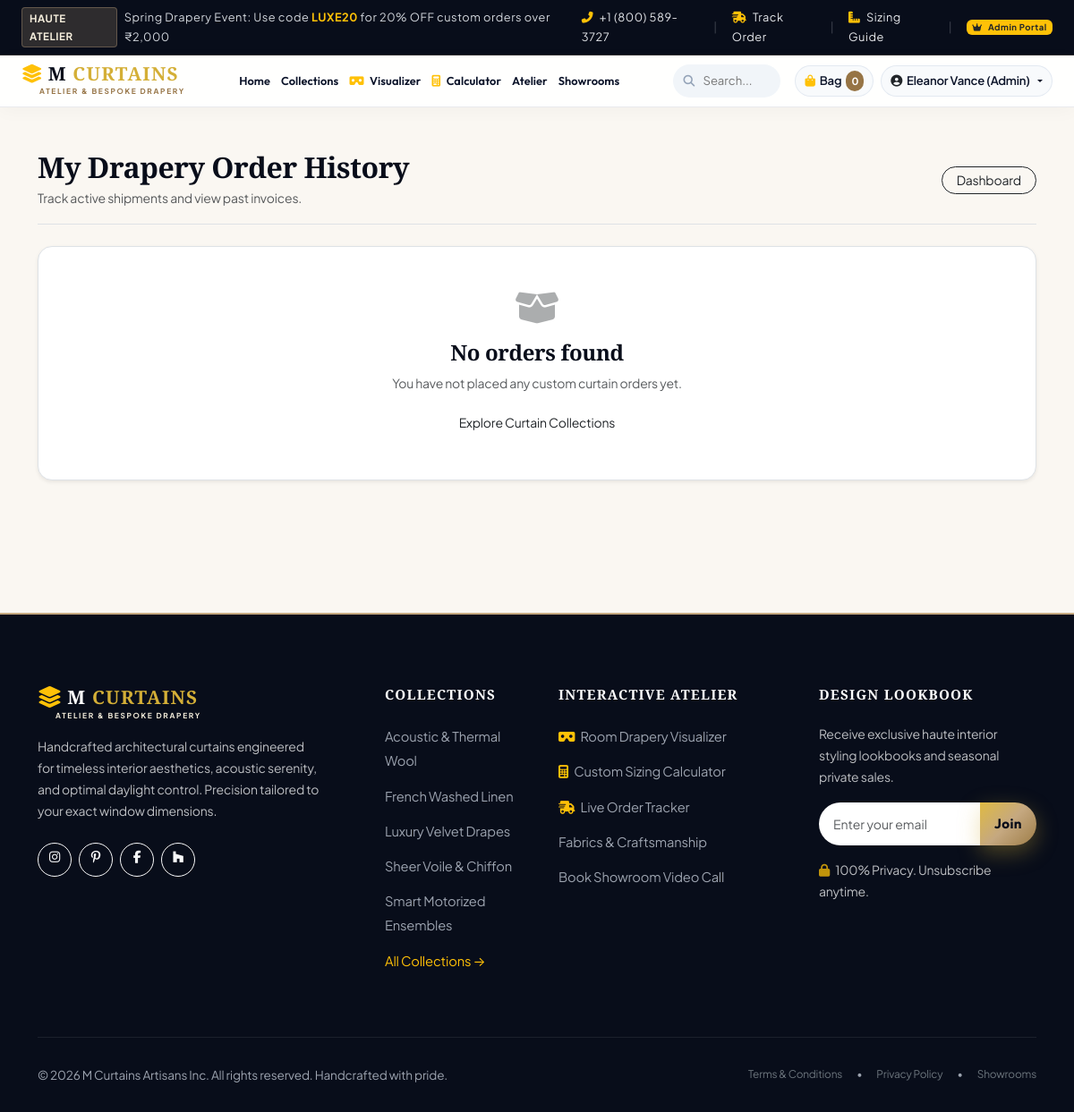
The page /orders/history/ (signed in) on the database its author committed.
### apps/user_app/models.py (models this page shows, shortened)
class Category(models.Model):
    name = models.CharField(max_length=100, unique=True)
    slug = models.SlugField(max_length=120, unique=True, blank=True)
    description = models.TextField(blank=True)
    image = models.FileField(upload_to='categories/', blank=True, null=True)
    image_url = models.URLField(max_length=500, blank=True, help_text="Direct URL fallback for category banner")
    is_featured = models.BooleanField(default=False)
    created_at = models.DateTimeField(auto_now_add=True)
    class Meta:
        verbose_name_plural = 'Categories'
        ordering = ['name']

### apps/user_app/views.py (the view)
# urls.py: path('orders/history/', views.order_history_view, name='order_history'),
@login_required
def order_history_view(request):
    orders = Order.objects.filter(user=request.user).prefetch_related('items').order_by('-created_at')
    return render(request, 'orders/order_history.html', {'orders': orders})

### apps/user_app/cart.py (called while the page is built)
    def __len__(self):
        return sum(item['quantity'] for item in self.cart.values())

### apps/user_app/context_processors.py (called while the page is built)
def categories_processor(request):
    return {
        'nav_categories': Category.objects.all()[:8],
    }

def cart_processor(request):
    cart = Cart(request)
    return {
        'cart': cart,
        'cart_total_items': len(cart),
    }

### templates/orders/order_history.html (shortened to what this page needs)
{% extends 'base.html' %}
{% load static %}
{% block content %}
<div class="container py-5">
  <div class="d-flex justify-content-between align-items-center mb-4 pb-3 border-bottom">
    <div>
      <h2 class="fw-bold font-serif mb-1">My Drapery Order History</h2>
      <p class="small text-muted mb-0">Track active shipments and view past invoices.</p>
    </div>
    <a href="{% url 'accounts:dashboard' %}" class="btn btn-outline-dark rounded-pill btn-sm px-3">
      Dashboard
    </a>
  </div>
  {% if orders %}
    <div class="d-flex flex-column gap-4">
      {% for order in orders %}
        <div class="bg-white p-4 rounded-4 border shadow-sm">
          <div class="d-flex flex-column flex-md-row justify-content-between align-items-md-center gap-2 pb-3 border-bottom mb-3">
            <div>
              <span class="badge bg-warning text-dark me-2">Order #{{ order.order_number }}</span>
              <span class="small text-muted">Placed on {{ order.created_at|date:"F d, Y • h:i A" }}</span>
            </div>
            <div>
              {% if order.status == 'Delivered' %}
                <span class="badge bg-success-subtle text-success border border-success-subtle px-3 py-1">Delivered</span>
              {% elif order.status == 'Shipped' %}
                <span class="badge bg-primary-subtle text-primary border border-primary-subtle px-3 py-1">Shipped</span>
              {% elif order.status == 'Tailoring' %}
                <span class="badge bg-info-subtle text-info border border-info-subtle px-3 py-1">In Custom Tailoring</span>
              {% else %}
                <span class="badge bg-warning-subtle text-warning border border-warning-subtle px-3 py-1">{{ order.status }}</span>
              {% endif %}
            </div>
          </div>
          <div class="row g-4 align-items-center">
            <div class="col-lg-7">
              <div class="d-flex flex-column gap-2">
                {% for item in order.items.all %}
                  <div class="d-flex align-items-center gap-3">
                    <img src="{{ item.product_image_url }}" alt="{{ item.product_name }}" class="rounded-3 border" style="width: 50px; height: 50px; object-fit: cover;">
                    <div>
                      <div class="small fw-bold text-dark">{{ item.product_name }}</div>
                      <div class="small text-muted">{{ item.quantity }}x • {{ item.width_cm }}x{{ item.drop_cm }}cm • {{ item.pleat_name }}</div>
                    </div>
                  </div>
                {% endfor %}
              </div>
            </div>
            <div class="col-lg-5 text-lg-end">
              <div class="small text-muted mb-1">Total Paid</div>
              <div class="fs-4 fw-bold font-serif text-dark mb-3">₹{{ order.total_amount }}</div>
              <div class="d-flex flex-wrap justify-content-lg-end gap-2">
                <a href="{% url 'orders:order_detail' order_number=order.order_number %}" class="btn btn-navy btn-sm rounded-pill px-3">
                  <i class="fas fa-truck me-1"></i> Track Progress
                </a>
                <a href="{% url 'orders:order_invoice' order_number=order.order_number %}" target="_blank" class="btn btn-outline-dark btn-sm rounded-pill px-3">
                  <i class="fas fa-file-invoice me-1"></i> Invoice
                </a>
              </div>
            </div>
          </div>
        </div>
      {% endfor %}
    </div>
  {% else %}
    <div class="text-center py-5 bg-white rounded-4 border shadow-sm">
      <i class="fas fa-box-open fs-1 text-muted opacity-50 mb-3 d-block"></i>
      <h4>No orders found</h4>
      <p class="text-muted small">You have not placed any custom curtain orders yet.</p>
      <a href="{% url 'products:product_list' %}" class="btn btn-gold btn-sm">Explore Curtain Collections</a>
    </div>
  {% endif %}
</div>
{% endblock %}

### templates/base.html (shortened to what this page needs)
{% load static %}
<!DOCTYPE html>
<html lang="en">
<head>
  <link rel="stylesheet" href="https://cdnjs.cloudflare.com/ajax/libs/font-awesome/6.5.1/css/all.min.css">
  <link href="https://cdn.jsdelivr.net/npm/bootstrap@5.3.3/dist/css/bootstrap.min.css" rel="stylesheet">
  <link rel="stylesheet" href="{% static 'css/main.css' %}">
</head>
<body>
  <div class="top-bar">
    <div class="container-fluid px-3 px-xxl-5 px-xl-4 d-flex justify-content-between align-items-center">
      <div class="d-flex align-items-center gap-2">
        <span class="top-bar-badge d-none d-md-inline-block">HAUTE ATELIER</span>
        <span>
          Spring Drapery Event: Use code <strong class="text-warning">LUXE20</strong> for 20% OFF custom orders over ₹2,000
        </span>
      </div>
      <div class="d-flex align-items-center gap-3">
        <a href="tel:+18005893727" class="d-none d-lg-inline-block"><i class="fas fa-phone-alt me-1 text-warning"></i> +1 (800) 589-3727</a>
        <span class="opacity-25 d-none d-lg-inline-block">|</span>
        <a href="{% url 'orders:track_order' %}"><i class="fas fa-shipping-fast me-1 text-warning"></i> Track Order</a>
        <span class="opacity-25">|</span>
        <a href="{% url 'core:measurement_guide' %}"><i class="fas fa-ruler-combined me-1 text-warning"></i> Sizing Guide</a>
        {% if user.is_staff %}
          <span class="opacity-25">|</span>
          <a href="{% url 'store_admin:dashboard' %}" class="badge bg-warning text-dark fw-bold"><i class="fas fa-crown me-1"></i> Admin Portal</a>
        {% endif %}
      </div>
    </div>
  </div>
  <header class="sticky-top">
    <nav class="navbar navbar-expand-xl luxe-navbar">
      <div class="container-fluid px-2 px-sm-3 px-xl-4 px-xxl-5">
        <a class="brand-logo-container" href="{% url 'core:home' %}">
          <div class="brand-logo-title">
            <i class="fas fa-layer-group text-warning"></i>
            <span>M <span class="gold-accent">CURTAINS</span></span>
          </div>
          <div class="brand-logo-subtitle">Atelier & Bespoke Drapery</div>
        </a>
        <div class="collapse navbar-collapse" id="navbarMain">
          <ul class="navbar-nav mx-auto mb-2 mb-xl-0 align-items-xl-center">
            <li class="nav-item">
              <a class="nav-link nav-link-luxe {% if request.resolver_match.url_name == 'home' %}active{% endif %}" href="{% url 'core:home' %}">Home</a>
            </li>
            <li class="nav-item dropdown position-static">
              <a class="nav-link nav-link-luxe dropdown-toggle" href="#" role="button" data-bs-toggle="dropdown" aria-expanded="false">
                Collections
              </a>
            </li>
            <li class="nav-item">
              <a class="nav-link nav-link-luxe {% if request.resolver_match.url_name == 'room_visualizer' %}active{% endif %}" href="{% url 'core:room_visualizer' %}">
                <i class="fas fa-vr-cardboard text-warning me-1"></i> Visualizer
              </a>
            </li>
            <li class="nav-item">
              <a class="nav-link nav-link-luxe {% if request.resolver_match.url_name == 'measurement_guide' %}active{% endif %}" href="{% url 'core:measurement_guide' %}">
                <i class="fas fa-calculator text-warning me-1"></i> Calculator
              </a>
            </li>
            <li class="nav-item">
              <a class="nav-link nav-link-luxe {% if request.resolver_match.url_name == 'about' %}active{% endif %}" href="{% url 'core:about' %}">Atelier</a>
            </li>
            <li class="nav-item">
              <a class="nav-link nav-link-luxe {% if request.resolver_match.url_name == 'contact' %}active{% endif %}" href="{% url 'core:contact' %}">Showrooms</a>
            </li>
          </ul>
          <div class="navbar-search-wrapper me-2 d-none d-lg-block">
            <input type="text" class="navbar-search-input" id="navbarSearchInput" placeholder="Search...">
          </div>
          <div class="d-flex align-items-center gap-2 flex-shrink-0 ms-auto ms-xl-2">
            <a href="{% url 'cart:cart_detail' %}" class="nav-action-pill" title="Shopping Bag">
              <i class="fas fa-shopping-bag text-warning"></i>
              <span>Bag</span>
              <span class="nav-cart-badge" id="cartCountBadge">{{ cart_total_items|default:"0" }}</span>
            </a>
            {% if user.is_authenticated %}
              <div class="dropdown flex-shrink-0">
                <a href="#" class="nav-action-pill dropdown-toggle no-caret" data-bs-toggle="dropdown" title="Client Account: {{ user.get_full_name|default:user.username }}">
                  <i class="fas fa-user-circle text-dark"></i>
                  <span class="user-display-name">{{ user.get_full_name|default:user.first_name|default:user.username }}</span>
                </a>
              </div>
            {% endif %}
          </div>
        </div>
      </div>
    </nav>
  </header>
  <main>
    {% block content %}{% endblock %}
  </main>
  <footer class="luxe-footer">
    <div class="container">
      <div class="row g-5">
        <div class="col-lg-4 col-md-6">
          <a class="brand-logo-container text-white mb-3" href="{% url 'core:home' %}">
            <div class="brand-logo-title text-white">
              <i class="fas fa-layer-group text-warning fs-4"></i>
              <span>M <span class="gold-accent">CURTAINS</span></span>
            </div>
            <div class="brand-logo-subtitle" style="color: var(--gold-light);">Atelier & Bespoke Drapery</div>
          </a>
          <p class="small text-light opacity-75 pe-lg-4">
            Handcrafted architectural curtains engineered for timeless interior aesthetics, acoustic serenity, and optimal daylight control. Precision tailored to your exact window dimensions.
          </p>
          <div class="d-flex gap-2 mt-4">
            <a href="#" class="btn btn-sm btn-outline-light rounded-circle" style="width: 38px; height: 38px;"><i class="fab fa-instagram"></i></a>
            <a href="#" class="btn btn-sm btn-outline-light rounded-circle" style="width: 38px; height: 38px;"><i class="fab fa-pinterest-p"></i></a>
            <a href="#" class="btn btn-sm btn-outline-light rounded-circle" style="width: 38px; height: 38px;"><i class="fab fa-facebook-f"></i></a>
            <a href="#" class="btn btn-sm btn-outline-light rounded-circle" style="width: 38px; height: 38px;"><i class="fab fa-houzz"></i></a>
          </div>
        </div>
        <div class="col-lg-2 col-md-6 col-6">
          <h5 class="footer-title">Collections</h5>
          <ul class="footer-links">
            {% for cat in nav_categories|slice:":5" %}
              <li><a href="{% url 'products:category_detail' slug=cat.slug %}">{{ cat.name }}</a></li>
            {% endfor %}
            <li><a href="{% url 'products:product_list' %}" class="text-warning">All Collections &rarr;</a></li>
          </ul>
        </div>
        <div class="col-lg-3 col-md-6 col-6">
          <h5 class="footer-title">Interactive Atelier</h5>
          <ul class="footer-links">
            <li><a href="{% url 'core:room_visualizer' %}"><i class="fas fa-vr-cardboard text-warning me-1"></i> Room Drapery Visualizer</a></li>
            <li><a href="{% url 'core:measurement_guide' %}"><i class="fas fa-calculator text-warning me-1"></i> Custom Sizing Calculator</a></li>
            <li><a href="{% url 'orders:track_order' %}"><i class="fas fa-shipping-fast text-warning me-1"></i> Live Order Tracker</a></li>
            <li><a href="{% url 'core:about' %}">Fabrics & Craftsmanship</a></li>
            <li><a href="{% url 'core:contact' %}">Book Showroom Video Call</a></li>
          </ul>
        </div>
        <div class="col-lg-3 col-md-6">
          <h5 class="footer-title">Design Lookbook</h5>
          <p class="small text-light opacity-75">Receive exclusive haute interior styling lookbooks and seasonal private sales.</p>
          <form class="mt-3" onsubmit="event.preventDefault(); alert('Thank you for subscribing to the M Curtains lookbook!');">
            <div class="input-group">
              <input type="email" class="form-control form-control-sm border-0 rounded-start-pill ps-3" placeholder="Enter your email" required>
              <button class="btn btn-luxe-gold btn-sm rounded-end-pill px-3" type="submit">Join</button>
            </div>
          </form>
          <div class="mt-3 small text-light opacity-75">
            <i class="fas fa-lock text-warning me-1"></i> 100% Privacy. Unsubscribe anytime.
          </div>
        </div>
      </div>
      <div class="footer-bottom d-flex flex-column flex-md-row justify-content-between align-items-center gap-2">
        <div>
          &copy; 2026 M Curtains Artisans Inc. All rights reserved. Handcrafted with pride.
        </div>
        <div class="d-flex gap-3 small">
          <a href="{% url 'core:about' %}" class="text-secondary text-decoration-none">Terms & Conditions</a>
          <span>•</span>
          <a href="{% url 'core:about' %}" class="text-secondary text-decoration-none">Privacy Policy</a>
          <span>•</span>
          <a href="{% url 'core:contact' %}" class="text-secondary text-decoration-none">Showrooms</a>
        </div>
      </div>
    </div>
  </footer>
</body>
</html>

### rows shown on the page
Category: name "Acoustic & Thermal Wool"
Category: name "French Washed Linen"
Category: name "Luxury Velvet Drapes"
Category: name "Sheer Voile & Chiffon"
Category: name "Smart Motorized Ensembles"

### other values the page prints
{{ cart_total_items|default:"0" }} "0"
{{ user.get_full_name|default:user.first_name|default:user.username }} "Eleanor Vance (Admin)"
